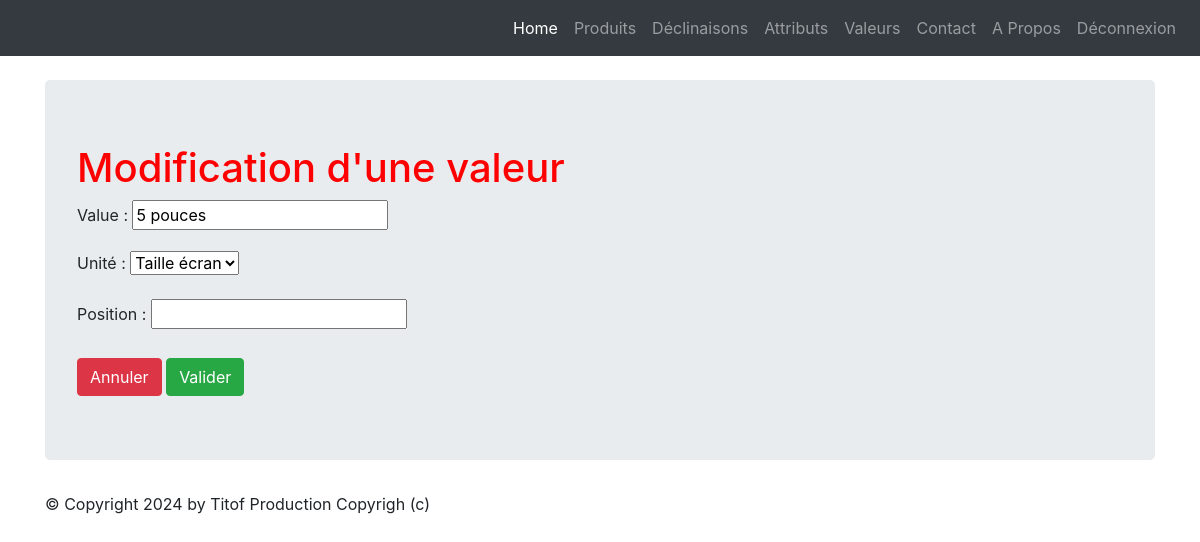
The app's page /monapp/value/4/update/ (signed in), older data.
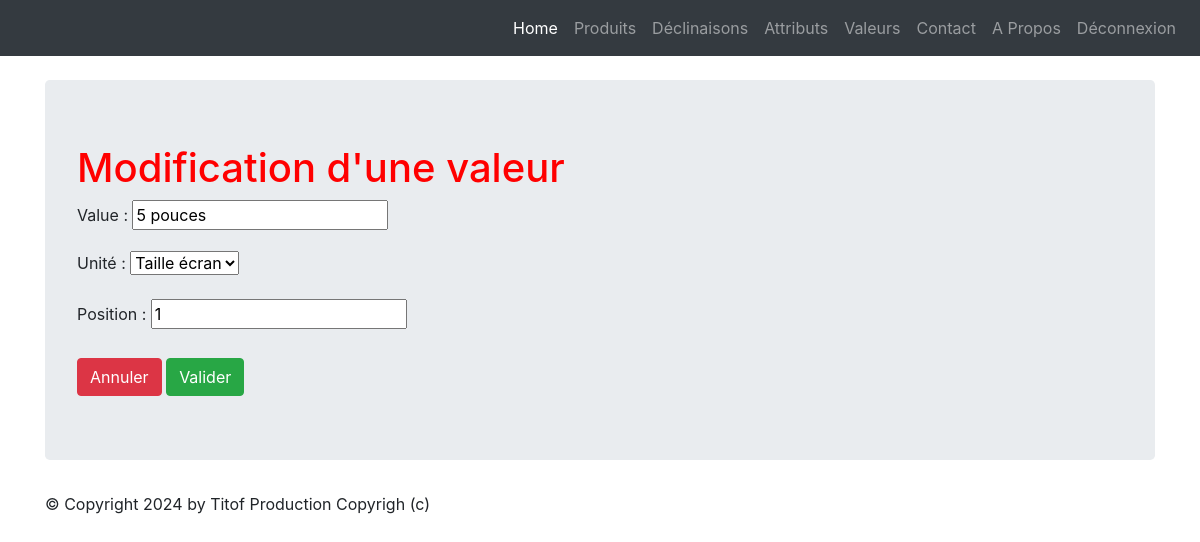
The same page, newer data.
### monapp/models.py (models this page shows, shortened)
class ProductAttributeValue(models.Model):
    class Meta:
        verbose_name = "Valeur attribut"
        ordering = ['position']
    value              = models.CharField(max_length=100)
    product_attribute  = models.ForeignKey('ProductAttribute', verbose_name="Unité", on_delete=models.CASCADE)
    position           = models.PositiveSmallIntegerField("Position", null=True, blank=True)

### monapp/views.py (the view, shortened to what this page needs)
# urls.py: path("value/<pk>/update/",views.ProductAttributeValueUpdateView.as_view(), name="value-update"),
@method_decorator(login_required, name='dispatch')
class ProductAttributeValueUpdateView(UpdateView):
    model = ProductAttributeValue
    form_class=ProductAttributeValueForm
    template_name = "monapp/update_value.html"

### monapp/forms.py
class ProductAttributeValueForm(forms.ModelForm):
   class Meta:
     model = ProductAttributeValue
     fields = '__all__'

### monapp/models.py (called while the page is built)
    def __str__(self):
        return self.name

### templates/monapp/update_value.html (shortened to what this page needs)
{% extends 'monapp/base.html' %}
{% block contenu %}
    <h1> Modification d'une valeur </h1>
    <form action="" method="post" >
    {{ form.as_p }}
    <button type="cancel" class="btn btn-danger mt-2">Annuler</button>
    <button type="submit" class="btn btn-success mt-2">Valider</button>
    </form>
{% endblock %}

Row changes from the older to the newer data that the page shows:
changed ProductAttributeValue "5 pouces": position (not shown) → "1"
